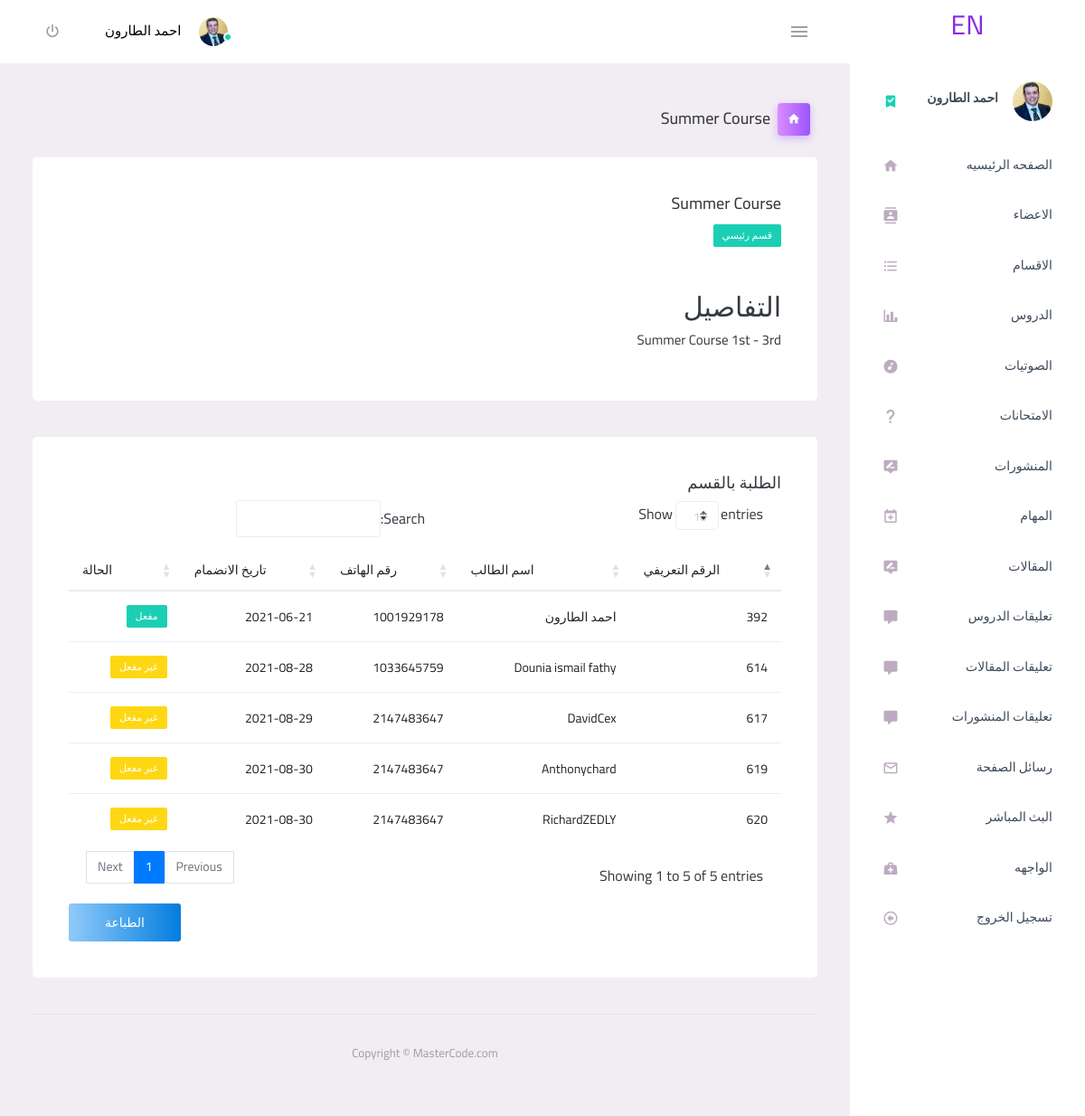
/admin/category_content.php?category_id=31 (signed in), run on the app's committed database.
### tables this page shows
CREATE TABLE `category` (
  `category_id` int(11) NOT NULL,
  `category_name` varchar(255) NOT NULL,
  `category_description` text NOT NULL,
  `ordering` int(11) DEFAULT '0',
  `parent` int(11) NOT NULL,
  `Visibility` tinyint(4) NOT NULL,
  `Allow_Comment` tinyint(4) NOT NULL,
  `Allow_Ads` tinyint(4) NOT NULL,
  `image` varchar(255) NOT NULL
);

CREATE TABLE `members` (
  `userid` int(11) NOT NULL,
  `username` varchar(255) NOT NULL,
  `password` varchar(255) NOT NULL,
  `email` varchar(255) DEFAULT NULL,
  `fullname` varchar(255) DEFAULT NULL,
  `groupid` int(11) NOT NULL DEFAULT '0',
  `regstatus` int(11) NOT NULL DEFAULT '0',
  `date` date NOT NULL,
  `avatar` varchar(225) NOT NULL DEFAULT 'img.png',
  `lil` text,
  `orders` int(11) NOT NULL DEFAULT '0',
  `lil_data` date DEFAULT NULL,
  `phone` int(20) DEFAULT NULL,
  `only` int(11) NOT NULL DEFAULT '0',
  `phone_2` int(11) DEFAULT NULL,
  `country` varchar(255) DEFAULT NULL,
  `city` varchar(255) DEFAULT NULL,
  `mac` varchar(255) DEFAULT NULL
);

### admin/category_content.php (the view, shortened to what this page needs)
<?php
if (isset($_SESSION['username'])) {
    include 'inital.php';
    $category_id = isset($_GET['category_id']) && is_numeric($_GET['category_id']) ? intval($_GET['category_id']) : 0;
    $stmt = $con->prepare("SELECT * FROM category where category_id = ?");
    $stmt->execute(array($category_id));
    $row = $stmt->fetch();
    if (! empty($row)) {
        include 'includes/templates/header.php';
        include 'includes/templates/side.php';
        ?>
                <div class="main-panel ">
                    <div class="content-wrapper ">
                        <div class="page-header ">
                            <h3 class="page-title ">
                                <span class="page-title-icon bg-gradient-primary text-white mr-2 ">
                                    <i class="mdi mdi-home "></i>
                                </span>&nbsp; <?php echo $row['category_name']; ?>
                            </h3>
                        </div>
                        <div class="row">
                            <div class="col-12 grid-margin stretch-card">
                                <div class="card">
                                    <div class="card-body">
                                        <h4 class="card-title"><?php echo $row['category_name']; ?></h4>
                                        <div class="d-flex">
                                            <div class="d-flex align-items-center text-muted font-weight-light">
                                                <span class="badge badge-success">قسم رئيسي</span>
                                            </div>
                                        </div>
                                        <div class="mt-5 align-items-top">
                                            <h2>التفاصيل</h2>
                                            <p><?php echo $row['category_description']; ?></p>
                                        </div>
                                    </div>
                                </div>
                            </div>
                        </div>
                        <div class="row ">
                            <div class="col-lg-12 grid-margin ">
                                <div class="card ">
                                    <div class="card-body ">
                                        <h4> الطلبة بالقسم</h4>
                                        <div class="table-responsive " id="printTable">
                                            <table class="table" id="datatableid" >
                                                <thead>
                                                    <tr>
                                                        <th>الرقم التعريفي</th>
                                                        <th>اسم الطالب</th>
                                                        <th>رقم الهاتف</th>
                                                        <th>تاريخ الانضمام</th>
                                                        <th>الحالة</th>
                                                    </tr>
                                                </thead>
                                                <tbody>
                                                <?php
                                                    $members = $con->prepare("SELECT *
                                                                                FROM members
                                                                                inner join category
                                                                                on category.category_id = members.groupid
                                                                                where category.category_id = ?
                                                                                ORDER BY userid  desc");
                                                    $members->execute(array($category_id));
                                                    $members = $members->fetchAll();
                                                    foreach($members as $member){
                                                        echo '
                                                            <tr>
                                                                <td>'.$member['userid'].'</td>
                                                                <td>'.$member['username'].'</td>
                                                                <td>'.$member['phone'].'</td>
                                                                <td>'.$member['date'].'</td>
                                                        ';
                                                        if($member['regstatus'] == 1){
                                                            echo '<td><label class="badge badge-success">مفعل</label></td>';
                                                        } else {
                                                            echo '<td><label class="badge badge-warning">غير مفعل</label></td>';
                                                        }
                                                        echo '</tr>';
                                                    }
                                                ?>
                                                </tbody>
                                            </table>
                                        </div>
                                        <button id="print" class="btn btn-gradient-info mt-3 float-left">الطباعة</button>
                                    </div>
                                </div>
                            </div>
                        </div>
        <?php
        include 'includes/templates/footer.php'; ?>
        <?php
    } else {
        header('Location: error-404.html');
        exit();
    }
} else {
    header('Location: index.php');
    exit();
}
?>

### data on the page
category: category_name "Summer Course", category_description "Summer Course 1st - 3rd"
members: userid "620", username "RichardZEDLY", phone "2147483647", date "2021-08-30", regstatus "غير مفعل"
members: userid "619", username "Anthonychard", phone "2147483647", date "2021-08-30", regstatus "غير مفعل"
members: userid "617", username "DavidCex", phone "2147483647", date "2021-08-29", regstatus "غير مفعل"
members: userid "614", username "Dounia ismail fathy", phone "1033645759", date "2021-08-28", regstatus "غير مفعل"
members: userid "392", username "احمد الطارون", phone "1001929178", date "2021-06-21", regstatus "مفعل"

### other printed values
$_SESSION['username'] "احمد الطارون"
